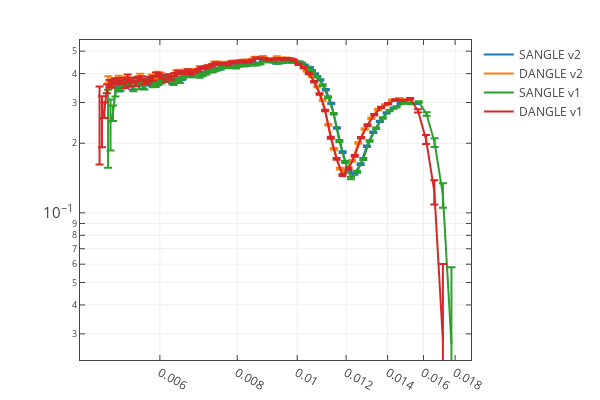

Write notebook code for a chart like this one.
### Code cell
sangle_v2_path = '/SNS/users/m2d/git/reflectivity_ui/test/comparison/v2/REF_M_30806_Specular_Off_Off_SANGLE.dat'
dangle_v2_path = '/SNS/users/m2d/git/reflectivity_ui/test/comparison/v2/REF_M_30806_Specular_Off_Off_DANGLE.dat'
sangle_v2 = np.loadtxt(sangle_v2_path).T
dangle_v2 = np.loadtxt(dangle_v2_path).T
sangle_v1_path = '/SNS/users/m2d/git/reflectivity_ui/test/comparison/v1/REF_M_30806_Specular_Off_Off_SANGLE.dat'
dangle_v1_path = '/SNS/users/m2d/git/reflectivity_ui/test/comparison/v1/REF_M_30806_Specular_Off_Off_DANGLE.dat'
sangle_v1 = np.loadtxt(sangle_v1_path).T
dangle_v1 = np.loadtxt(dangle_v1_path).T

plot1d([[sangle_v2[0], sangle_v2[1], sangle_v2[2]],
        [dangle_v2[0], dangle_v2[1], dangle_v2[2]],
        [sangle_v1[0], sangle_v1[1], sangle_v1[2]],
        [dangle_v1[0], dangle_v1[1], dangle_v1[2]]
       ],
       data_names=['SANGLE v2', 'DANGLE v2','SANGLE v1', 'DANGLE v1'],
      y_log=True, x_log=True)
